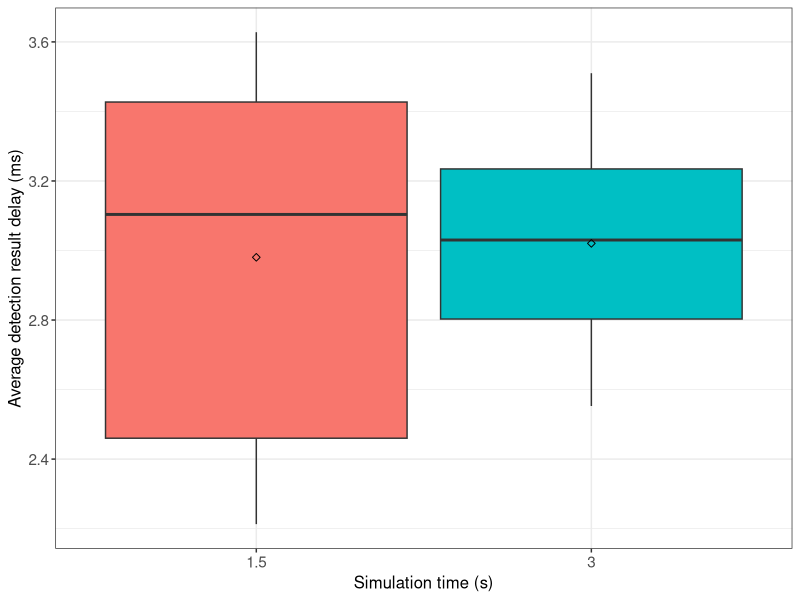
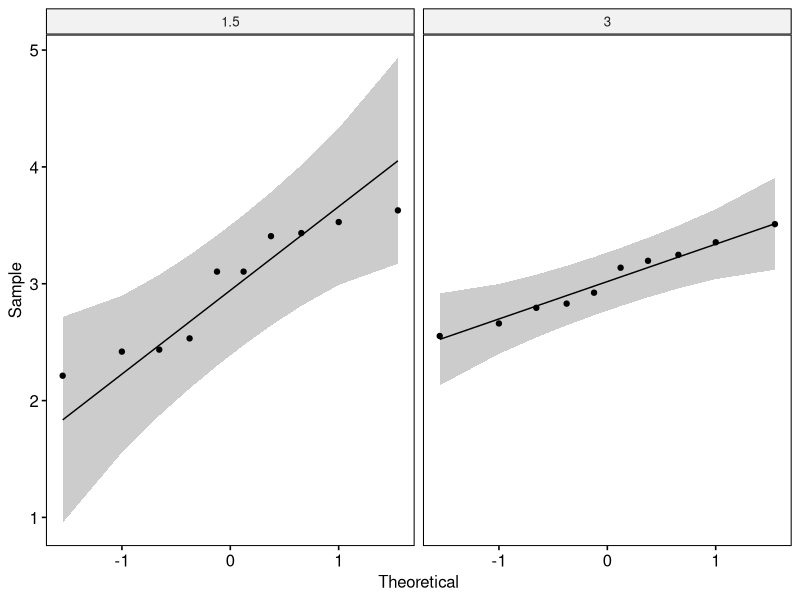

Write the R code that produced these figures, in order.
## ---- chunk 1
if (!require('tidyverse')) install.packages('tidyverse', dependencies = TRUE); library('tidyverse')
if (!require('ggpubr')) install.packages('ggpubr', dependencies = TRUE); library('ggpubr')
if (!require('rstatix')) install.packages('rstatix', dependencies = TRUE); library('rstatix')
if (!require('ggplot2')) install.packages('ggplot2', dependencies = TRUE); library('ggplot2')
## ---- chunk 2
data <- read.csv(file = '../../raw_data/test_sim_period/run_table.csv')
data <- subset(data, select = c(X__run_id, sim_period, avg_detection_result_delay_ms))
data$sim_period <- as.factor(data$sim_period)
data$avg_detection_result_delay_ms <- as.numeric(data$avg_detection_result_delay_ms)
## ---- chunk 3
data %>%
  group_by(sim_period) %>%
  get_summary_stats(avg_detection_result_delay_ms, type = "mean_sd")
## ---- chunk 4
ggplot(data, aes(x = sim_period, y = avg_detection_result_delay_ms, fill = sim_period)) +
  theme_bw() + 
  geom_boxplot(width = 0.9, outlier.size = 0.5) + 
  stat_summary(fun = mean, color = 'black', geom = 'point', shape = 5, size = 1.5) +
  labs(x = "Simulation time (s)", y = "Average detection result delay (ms)") +
  theme(legend.position = 'none') +
  theme(
    axis.title.x = element_text(size = 12, family = 'sans'),
    axis.title.y = element_text(size = 12, family = 'sans'),
    axis.text.x = element_text(size = 11, family = 'sans'),
    axis.text.y = element_text(size = 11, family = 'sans'),
    
  )
## ---- chunk 5
data %>% 
  group_by(sim_period) %>%
  identify_outliers(avg_detection_result_delay_ms)
## ---- chunk 6
ggqqplot(data, x = "avg_detection_result_delay_ms", facet.by = "sim_period")
## ---- chunk 7
data %>%
  group_by(sim_period) %>%
  shapiro_test(avg_detection_result_delay_ms)
## ---- chunk 8
data %>%
  t_test(avg_detection_result_delay_ms ~ sim_period) %>%
  add_significance()
